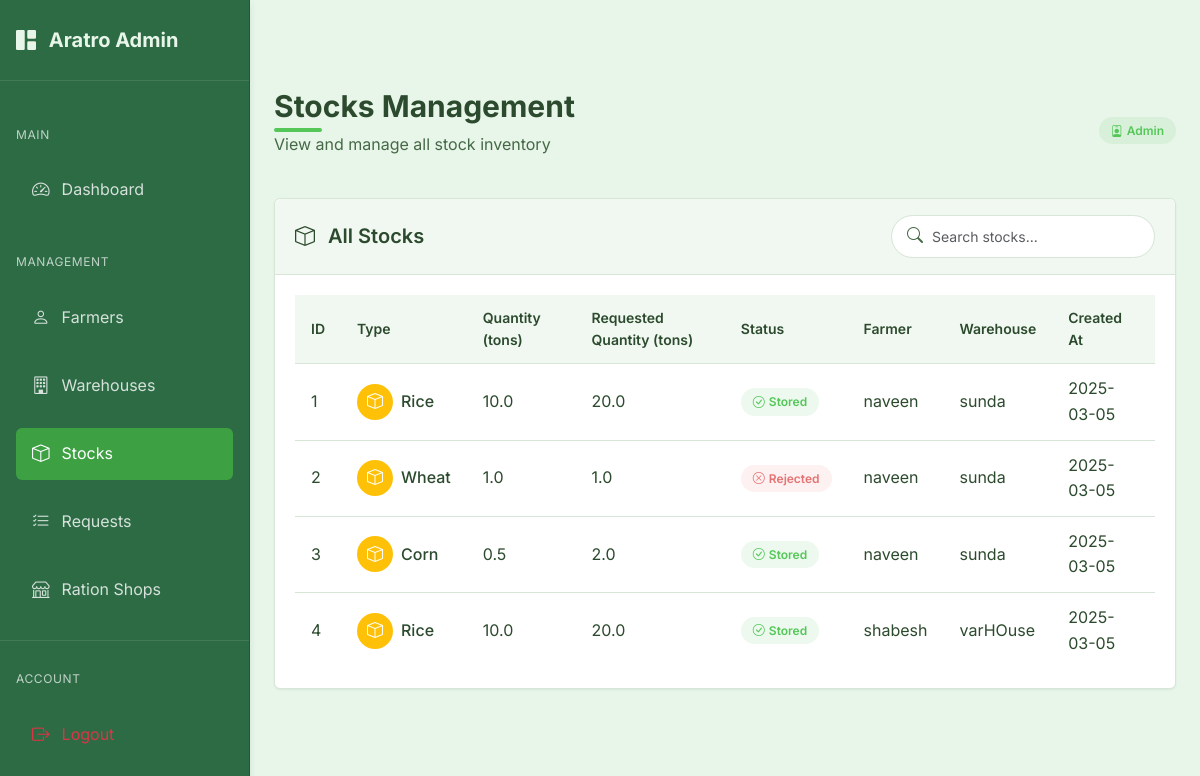
Before: /admin/stocks (signed in) with the older database file.
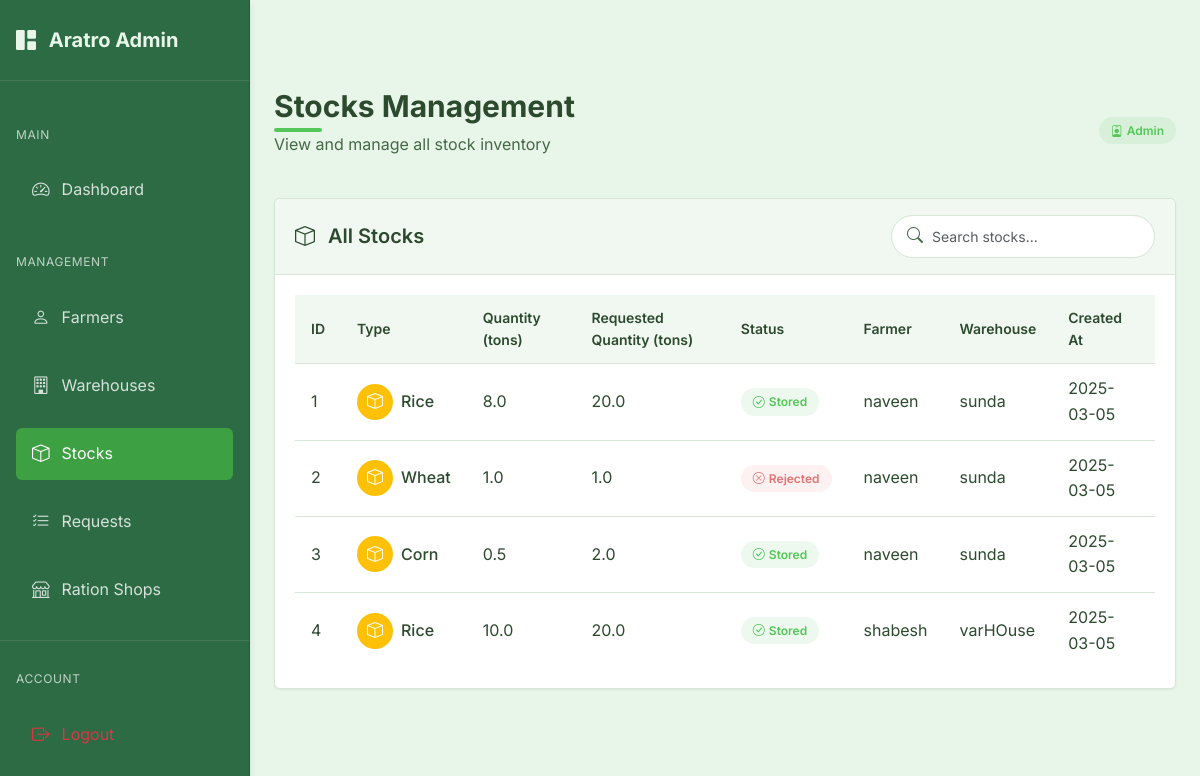
After: the same page with the newer database file.
### models.py (models this page shows, shortened)
class Stock(db.Model):
    id = db.Column(db.Integer, primary_key=True)
    type = db.Column(db.String(100), nullable=False)
    quantity = db.Column(db.Float, nullable=False)
    requested_quantity = db.Column(db.Float, nullable=False)  # Original requested quantity
    status = db.Column(db.String(20), nullable=False, default='pending')  # pending, stored, rejected
    farmer_id = db.Column(db.Integer, db.ForeignKey('farmer.id'), nullable=False)
    warehouse_id = db.Column(db.Integer, db.ForeignKey('warehouse.id'), nullable=False)
    created_at = db.Column(db.DateTime, nullable=False, default=datetime.utcnow)
    updated_at = db.Column(db.DateTime, nullable=False, default=datetime.utcnow, onupdate=datetime.utcnow)

class Farmer(db.Model):
    id = db.Column(db.Integer, primary_key=True)
    user_id = db.Column(db.Integer, db.ForeignKey('user.id'), nullable=False)
    name = db.Column(db.String(100), nullable=False)
    address = db.Column(db.String(200), nullable=False)
    aadhar_number = db.Column(db.String(12), unique=True, nullable=False)  # Exactly 12 digits
    phone_number = db.Column(db.String(10), nullable=False)  # Exactly 10 digits
    stocks = db.relationship('Stock', backref='farmer', lazy=True)

class Warehouse(db.Model):
    id = db.Column(db.Integer, primary_key=True)
    user_id = db.Column(db.Integer, db.ForeignKey('user.id'), nullable=False)
    manager_name = db.Column(db.String(100), nullable=False)
    name = db.Column(db.String(100), nullable=False)
    location = db.Column(db.String(200))
    latitude = db.Column(db.Float)
    longitude = db.Column(db.Float)
    phone_number = db.Column(db.String(20))
    warehouse_type = db.Column(db.String(20))  # 'private' or 'government'
    capacity = db.Column(db.Float)  # in tons
    available_space = db.Column(db.Float)  # in tons
    stocks = db.relationship('Stock', backref='warehouse', lazy=True)

### routes.py (the view)
@admin.route('/stocks')
@admin_required
def stocks():
    stocks = Stock.query.all()
    return render_template('admin/stocks.html', stocks=stocks)

### app.py (called while the page is built)
@login_manager.user_loader
def load_user(user_id):
    try:
        if user_id.startswith('admin_'):
            admin_id = int(user_id.split('_')[1])
            return Admin.query.get(admin_id)
        else:
            return User.query.get(int(user_id))
    except Exception as e:
        print(f"Error loading user: {e}")
        return None

@app.before_request
def before_request():
    session.permanent = True  # Use permanent session with lifetime set above

### models.py (called while the page is built)
    def get_id(self):
        return f"admin_{self.id}"

    def __repr__(self):
        return f'<Admin {self.email}>'

### routes.py (called while the page is built)
@admin.context_processor
def inject_admin_data():
    admin_data = {'current_user': current_user}
    if current_user.is_authenticated:
        admin_user = Admin.query.get(current_user.id)
        if admin_user:
            admin_data['admin_user'] = admin_user
    return admin_data

### templates/admin/stocks.html (shortened to what the changed rows need)
{% extends "admin/base_admin.html" %}
{% block admin_content %}
<div class="page-header d-flex justify-content-between align-items-center">
    <div>
        <h1 class="page-title">Stocks Management</h1>
    </div>
</div>
<div class="admin-card">
    <div class="admin-card-body">
        <div class="table-responsive">
            <table class="admin-table" id="stocksTable">
                <thead>
                    <tr>
                        <th>ID</th>
                        <th>Type</th>
                        <th>Quantity (tons)</th>
                        <th>Requested Quantity (tons)</th>
                        <th>Status</th>
                        <th>Farmer</th>
                        <th>Warehouse</th>
                        <th>Created At</th>
                    </tr>
                </thead>
                <tbody>
                    {% if stocks %}
                        {% for stock in stocks %}
                            <tr>
                                <td>{{ stock.id }}</td>
                                <td>
                                    <div class="d-flex align-items-center">
                                        <div class="avatar-circle bg-warning text-white d-flex align-items-center justify-content-center me-2" style="width: 36px; height: 36px; border-radius: 50%;">
                                            <i class="bi bi-box"></i>
                                        </div>
                                        <div>
                                            <span class="fw-medium">{{ stock.type }}</span>
                                        </div>
                                    </div>
                                </td>
                                <td>{{ stock.quantity }}</td>
                                <td>{{ stock.requested_quantity }}</td>
                                <td>
                                    {% if stock.status == 'pending' %}
                                        <span class="admin-badge admin-badge-warning">
                                            <i class="bi bi-hourglass-split me-1"></i>
                                            Pending
                                        </span>
                                    {% elif stock.status == 'stored' %}
                                        <span class="admin-badge admin-badge-success">
                                            <i class="bi bi-check-circle me-1"></i>
                                            Stored
                                        </span>
                                    {% elif stock.status == 'rejected' %}
                                        <span class="admin-badge admin-badge-danger">
                                            <i class="bi bi-x-circle me-1"></i>
                                            Rejected
                                        </span>
                                    {% else %}
                                        <span class="admin-badge admin-badge-primary">
                                            <i class="bi bi-info-circle me-1"></i>
                                            {{ stock.status }}
                                        </span>
                                    {% endif %}
                                </td>
                                <td>{{ stock.farmer.name }}</td>
                                <td>{{ stock.warehouse.name }}</td>
                                <td>{{ stock.created_at.strftime('%Y-%m-%d') }}</td>
                            </tr>
                        {% endfor %}
                    {% endif %}
                </tbody>
            </table>
        </div>
    </div>
</div>
{% endblock %}

Changed rows visible on the page:
changed Stock id 1: quantity "10.0" → "8.0"
